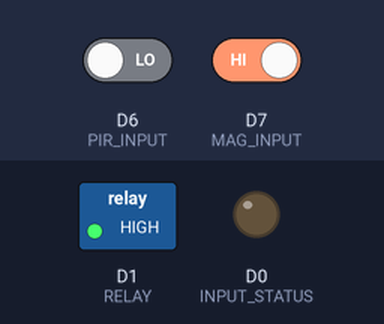
Simulated run of this sketch. Board: ESP8266 (NodeMCU). Shown: switched loads named in the sketch (green lamp = pin HIGH), output pins drawn as LEDs (lit = HIGH). The inputs (shaded band) are chosen by the test bench; at power-on: D6 (PIR_INPUT) LOW, D7 (MAG_INPUT) HIGH.

Above: at 1.4 s.
1.5 s: D6 (PIR_INPUT) driven HIGH and D7 (MAG_INPUT) driven LOW
At 2.3 s:
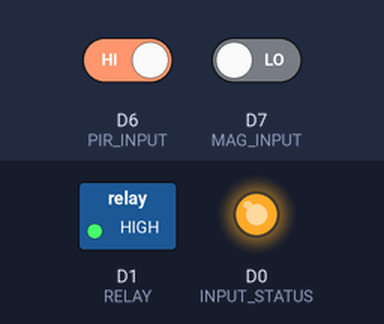
3.1 s: D6 (PIR_INPUT) driven LOW
At 3.8 s:
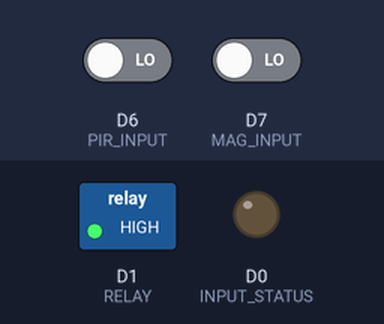
4.7 s: D6 (PIR_INPUT) driven HIGH
At 15.1 s:
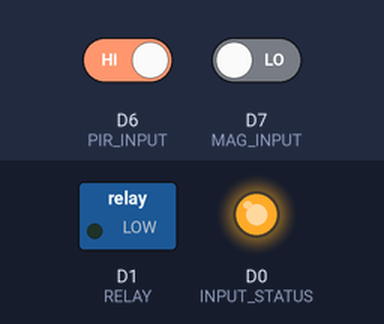
Timing chart, 0 to 15.7 s (numbered marks = the images above; inputs shaded):
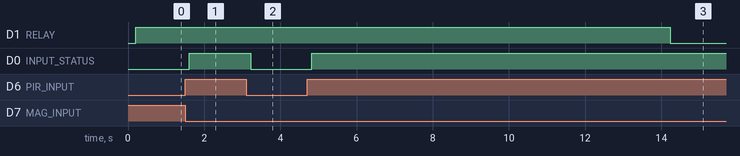

The sketch:

timerpampa.ino
```cpp
/*
  Staircase timer

  This implementation is intendet
  turns on the lights on the falling edge of input
  The elapsed time starts to count on the rising edge of the input

  A short low going pulse can be used to fire the timer as long Tw > 300ms


*/
// +++++++++++++++++++++++++++++++++++++++++++++++++++++
#define RETARDO 10      //Retardo del timer en segundos
// +++++++++++++++++++++++++++++++++++++++++++++++++++++

#define DEBUG_OFF  0
#define DEBUG_ON   1

#define debug DEBUG_ON


#define DEBUG_OFF  0
#define DEBUG_ON   1

#define debug DEBUG_ON

#define debug_message(fmt,...)          \
  do {              \
    if (debug)          \
       Serial.printf (fmt, ##__VA_ARGS__);     \
  } while(0)


#define RELAY D1            // Relay Pin
#define INPUT_STATUS D0     // This pin is connected to on board led to show the input status (Active low !!!)
#define PIR_INPUT D6        // This is the PIR input pin and it is used to trigger the timer
#define MAG_INPUT D7        // This is the Magnetic Switch input pin and it is used to trigger the timer

#define RISING 0
#define FALLING 1

#define EDGE_PIR RISING
#define EDGE_MAG FALLING
int estado;


long TimeSinceLastMeasure1 = 0;
long TimeSinceLastMeasure2 = 0;
int  TimerCount=0;

int Read_PIR_Input(void);
int Read_Magnetic_Switch(void);

void setup() {

  pinMode(RELAY, OUTPUT);
  pinMode(INPUT_STATUS, OUTPUT);
  pinMode(PIR_INPUT,INPUT_PULLUP);
  pinMode(MAG_INPUT,INPUT_PULLUP);
  estado=0;
  Serial.begin(115200);      // open the serial port at 115200 bps
}


void loop() {

int temp;

    if (millis() - TimeSinceLastMeasure1 > 200 )   // Delay between measurements 200mseg.(for debonce)

    {

        TimeSinceLastMeasure1 = millis();          // Update
        temp=Read_PIR_Input();
        temp|=Read_Magnetic_Switch();
        digitalWrite(INPUT_STATUS,!temp);       // Show input status (use onboard LED Active low !!!)
    }


    if (TimerCount)                                   // if timer is in progress update counter until time is elapsed
    {


        if (millis() - TimeSinceLastMeasure2 > 1000 ) // 1 second (tick)
        {

             TimeSinceLastMeasure2 = millis();          // Update timer counter
             TimerCount--;
             if(TimerCount==0)                          // timer elapsed?
                digitalWrite(RELAY,LOW);                  // if yes turn on lights

        }
    }


}


int Read_PIR_Input(void)
{
  int lectura;
  static int last=RISING;

        lectura=!digitalRead(PIR_INPUT);            // Read input (invert since active low)

        //debug_message("\nstate:%d",estado);

        if (last==RISING && last!=lectura)  // if Rising(Leading) edge on input start timer
        {

          TimerCount=RETARDO;                              // Timer Delay in seconds
          digitalWrite(RELAY,HIGH);                     // Turn on lights
          TimeSinceLastMeasure2 = millis();           // Update (Sync like output compare)

        }

        last=lectura;                                 // Update button State

        if(lectura==1)                                // While input stays active freeze timer
            TimerCount=RETARDO;                       // Timer Delay in seconds

  return(lectura);
}

int Read_Magnetic_Switch(void)
{
  int lectura;
  static int last=RISING;

        lectura=digitalRead(MAG_INPUT);          // Read magnetic switch input (active high)

        // debug_message("\nstate:%d",estado);

        if (last==RISING && last!=lectura)  // if Rising(leading) edge on input start timer
        {

          TimerCount=RETARDO;                              // Timer Delay in seconds
          digitalWrite(RELAY,HIGH);                     // Turn on lights
          TimeSinceLastMeasure2 = millis();           // Update (Sync like output compare)

        }

        last=lectura;                                 // Update button State

        if(lectura==1)                                // While input stays active freeze timer
            TimerCount=RETARDO;                       // Timer Delay in seconds

  return(lectura);
}
```

Measured:
- after the input at 1.5 s, D0 (INPUT_STATUS): LOW → HIGH after 0.11 s
- after the input at 3.1 s, D0 (INPUT_STATUS): HIGH → LOW after 0.12 s
- after the input at 4.7 s, D1 (RELAY): HIGH → LOW after 9.5 s; D0 (INPUT_STATUS): LOW → HIGH after 0.12 s
